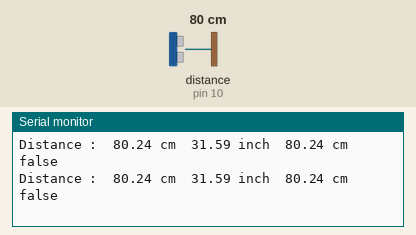
A program run on a simulated Arduino Uno, built with avr-gcc and run on an emulated ATmega328P. Shown: the last lines printed to the serial monitor. Wiring (inferred from the names in the program): ultrasonic range finder: trigger pin 9; echo pin 10. The inputs (shaded band) are chosen by the test bench; at power-on: distance to the obstacle (sensor on pin 10) 80 cm. The echo pulse lasts 58.3 µs per cm.

Above: at 1.2 s.
1.3 s: distance to the obstacle (sensor on pin 10) set to 2 cm
At 1.39 s:
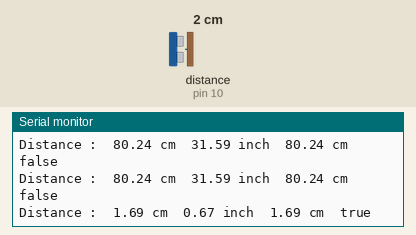
2.9 s: distance to the obstacle (sensor on pin 10) set to 4 cm
At 2.92 s:
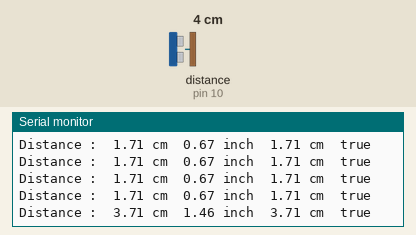
5.9 s: distance to the obstacle (sensor on pin 10) set to 18 cm
At 5.98 s:
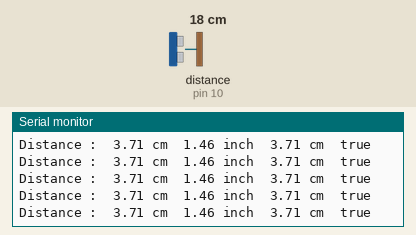
8.9 s: distance to the obstacle (sensor on pin 10) set to 35 cm
At 8.97 s:
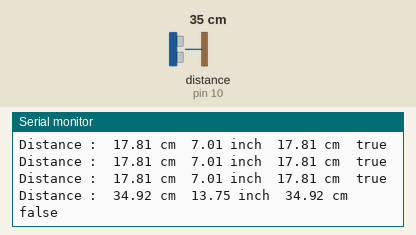
11.9 s: distance to the obstacle (sensor on pin 10) set to 299 cm
At 12.0 s:
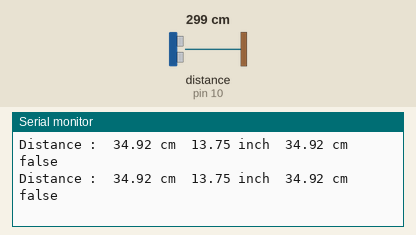
17.9 s: distance to the obstacle (sensor on pin 10) set to 250 cm
At 17.97 s:
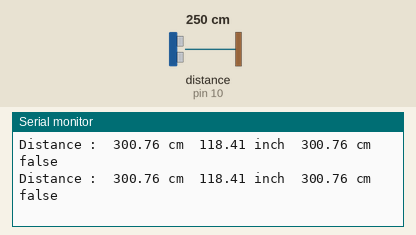
Timing chart, 0 to 20.9 s (numbered marks = the images above; inputs shaded):
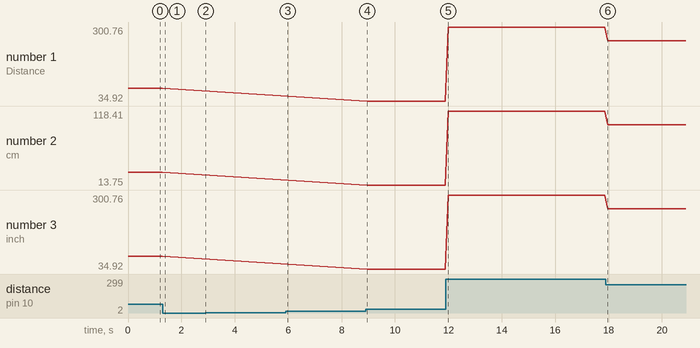

The program:

main.cpp
```cpp
#include <Arduino.h>

//======== function declarations ========

float objectRange(int dimension = 1);
bool checkIfDistance(float isDistance);
float stableOutput();

// ======================================

const int trigPin = 9;     // Trig pin on sensor
const int echoPin = 10;    // Echo pin on Sensor

float duration;            // to hold the time length of the sound wave
float distance;            // to hold the distance of the object

float ambientTemp = 298;   // Ambient temperature [in Kelvin] (25 + 273)
float gamma = 1.4;         // ratio of specific heats
int R = 286;               // Gas Constant [m^2/s^2]
float a = sqrt(gamma*R*ambientTemp);    // speed of sound [m/s]
float soundSpeed = a/10000;             // speed of sound in [cm/microsecnds]


//---------------------------------------

void handleWaves(){

    digitalWrite(trigPin, LOW);         // set trig pin low for 2 microseconds
    delayMicroseconds(2);               // just to make sure the pin is low at first.
    digitalWrite(trigPin, HIGH);        // set trig pin high for 10 microseconds
    delayMicroseconds(10);              // to send 8 cycle sonic burst from trig pin
    digitalWrite(trigPin, LOW);         // which then bounces off the object and hits the echo pin

    duration = pulseIn(echoPin, HIGH);  // returns the wave pass time from trig to echo pin
    distance = (duration * soundSpeed)/2 ;  // speed of sound in cM/uSec
}

void serialDistance(){

    Serial.print("Distance :\t");
    Serial.print(objectRange(1));         // 1 returns distance in centimeters.
    Serial.print(" cm\t");
    Serial.print(objectRange(2));         // 2 returns distance in inches.
    Serial.print(" inch\t");
    Serial.print(objectRange());          // Default dimmension is set to centimeters.
    Serial.print(" cm\t");
}


//---------------------------------------

void setup(){

    pinMode(trigPin, OUTPUT);           // define Trig pin as output (transmitter)
    pinMode(echoPin, INPUT);            // define Echo pin as input (reciever)

    Serial.begin(9600);

}

//---------------------------------------

void loop(){

    handleWaves();
    stableOutput();

// --------- Distance in cm or inch printed in serial monitor ------------
    serialDistance();
// ------------ Check if distance is less than a set value ---------------

    if (checkIfDistance(30) == true){
        Serial.print("true\n");
    } else{
        Serial.print("false\n");
    }
    delay(100);


}


// ============== Functions Definition ===============
float objectRange(int dimension = 1){
    float range;
    if (dimension == 1){
        range = distance;
    } else if (dimension == 2){
        range = distance/2.54;
    }
    return range;
}

bool checkIfDistance(float isDistance){
    if (distance <= isDistance){
        return true;
    } else{
        return false;
    }
}

float stableOutput(){
    const int interval = 100;               //interval in milliseconds
    unsigned long nowMillis = millis();
    unsigned long preMillis = 0;
    float newDistance;
    float oldDistance = distance;
    if (nowMillis - preMillis >= interval){   // log data after 100 ms
        newDistance = distance;
        preMillis = nowMillis;
    } else {
        newDistance = oldDistance;
    }
    distance = 0.99*oldDistance + 0.01*newDistance;      // return distance after filtering
    return distance;
}
// ===================================================
```

Measured:
- after the input at 1.3 s, the serial monitor: prints a new line after 0.09 s (image 1)
- after the input at 2.9 s, the serial monitor: prints a new line at once (image 2)
- after the input at 8.9 s, the serial monitor: prints a new line after 0.07 s (image 4)
- plotted number 1: 80.24 → 34.92 after the input at 8.9 s, 34.92 → 300.76 after the input at 11.9 s, 300.76 → 251.42 after the input at 17.9 s
- plotted number 2: 31.59 → 13.75 after the input at 8.9 s, 13.75 → 118.41 after the input at 11.9 s, 118.41 → 98.98 after the input at 17.9 s
- plotted number 3: 80.24 → 34.92 after the input at 8.9 s, 34.92 → 300.76 after the input at 11.9 s, 300.76 → 251.42 after the input at 17.9 s
